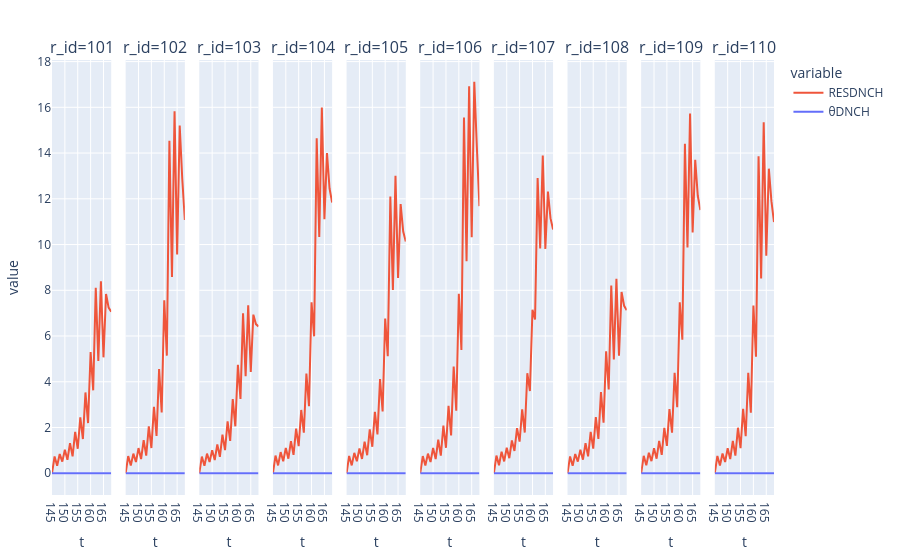

The notebook cell saved with this chart:
### Code cell
ks = [:θDNCH,:RESDNCH]
p1 = plot(stack(out3, ks), x = :t, y = :value, group=:r_id, color =:variable, facet_col = :r_id)

### Figure 1 — Plotly figure (JSON) as saved in the notebook; plotly's stock layout.template omitted (floating-point values rounded to 4 significant figures)
{"data": [{"legendgroup": "RESDNCH", "marker": {"color": "#EF553B"}, "name": "RESDNCH", "showlegend": true, "type": "scatter", "x": [145, 146, 147, 148, 149, 150, 151, 152, 153, 154, 155, 156, 157, 158, 159, 160, 161, 162, 163, 164, 165, 166, 167, 168], "xaxis": "x", "y": [1.592e-12, 0.7329, 0.3302, 0.8389, 0.5076, 1.028, 0.5909, 1.317, 0.7376, 1.805, 1.072, 2.442, 1.496, 3.533, 2.194, 5.295, 3.626, 8.11, 4.913, 8.399, 5.068, 7.837, 7.244, 7.061], "yaxis": "y"}, {"legendgroup": "RESDNCH", "marker": {"color": "#EF553B"}, "name": "RESDNCH", "showlegend": false, "type": "scatter", "x": [145, 146, 147, 148, 149, 150, 151, 152, 153, 154, 155, 156, 157, 158, 159, 160, 161, 162, 163, 164, 165, 166, 167, 168], "xaxis": "x2", "y": [5.684e-13, 0.7507, 0.3363, 0.8567, 0.4885, 1.101, 0.6196, 1.45, 0.7671, 2.051, 1.102, 2.903, 1.628, 4.553, 2.662, 7.568, 5.143, 14.54, 8.577, 15.82, 9.564, 15.21, 12.87, 11.07], "yaxis": "y2"}, {"legendgroup": "RESDNCH", "marker": {"color": "#EF553B"}, "name": "RESDNCH", "showlegend": false, "type": "scatter", "x": [145, 146, 147, 148, 149, 150, 151, 152, 153, 154, 155, 156, 157, 158, 159, 160, 161, 162, 163, 164, 165, 166, 167, 168], "xaxis": "x3", "y": [0, 0.729, 0.3269, 0.8585, 0.4882, 1.01, 0.5784, 1.262, 0.7154, 1.691, 1.012, 2.272, 1.411, 3.242, 2.053, 4.738, 3.251, 6.991, 4.246, 7.341, 4.429, 6.935, 6.522, 6.417], "yaxis": "y3"}, {"legendgroup": "RESDNCH", "marker": {"color": "#EF553B"}, "name": "RESDNCH", "showlegend": false, "type": "scatter", "x": [145, 146, 147, 148, 149, 150, 151, 152, 153, 154, 155, 156, 157, 158, 159, 160, 161, 162, 163, 164, 165, 166, 167, 168], "xaxis": "x4", "y": [0, 0.7714, 0.3424, 0.9253, 0.5221, 1.101, 0.6385, 1.405, 0.8071, 1.951, 1.188, 2.768, 1.77, 4.355, 2.935, 7.473, 5.985, 14.65, 10.33, 15.99, 11.11, 14.0, 12.45, 11.84], "yaxis": "y4"}, {"legendgroup": "RESDNCH", "marker": {"color": "#EF553B"}, "name": "RESDNCH", "showlegend": false, "type": "scatter", "x": [145, 146, 147, 148, 149, 150, 151, 152, 153, 154, 155, 156, 157, 158, 159, 160, 161, 162, 163, 164, 165, 166, 167, 168], "xaxis": "x5", "y": [-3.411e-13, 0.7556, 0.3426, 0.8909, 0.5221, 1.079, 0.6261, 1.385, 0.7881, 1.921, 1.159, 2.687, 1.698, 4.117, 2.7, 6.76, 5.122, 12.1, 8.011, 13.0, 8.543, 11.77, 10.57, 10.14], "yaxis": "y5"}, {"legendgroup": "RESDNCH", "marker": {"color": "#EF553B"}, "name": "RESDNCH", "showlegend": false, "type": "scatter", "x": [145, 146, 147, 148, 149, 150, 151, 152, 153, 154, 155, 156, 157, 158, 159, 160, 161, 162, 163, 164, 165, 166, 167, 168], "xaxis": "x6", "y": [-2.046e-12, 0.7499, 0.3376, 0.8595, 0.4906, 1.108, 0.6224, 1.465, 0.7727, 2.079, 1.113, 2.952, 1.653, 4.666, 2.73, 7.849, 5.392, 15.56, 9.266, 16.92, 10.32, 17.12, 14.27, 11.68], "yaxis": "y6"}, {"legendgroup": "RESDNCH", "marker": {"color": "#EF553B"}, "name": "RESDNCH", "showlegend": false, "type": "scatter", "x": [145, 146, 147, 148, 149, 150, 151, 152, 153, 154, 155, 156, 157, 158, 159, 160, 161, 162, 163, 164, 165, 166, 167, 168], "xaxis": "x7", "y": [-5.684e-13, 0.7705, 0.3474, 0.9449, 0.5183, 1.117, 0.6589, 1.433, 0.9738, 1.972, 1.384, 2.79, 1.78, 4.376, 3.594, 7.151, 6.728, 12.91, 9.83, 13.89, 9.809, 12.31, 11.15, 10.66], "yaxis": "y7"}, {"legendgroup": "RESDNCH", "marker": {"color": "#EF553B"}, "name": "RESDNCH", "showlegend": false, "type": "scatter", "x": [145, 146, 147, 148, 149, 150, 151, 152, 153, 154, 155, 156, 157, 158, 159, 160, 161, 162, 163, 164, 165, 166, 167, 168], "xaxis": "x8", "y": [-7.958e-13, 0.7344, 0.3306, 0.8399, 0.5084, 1.03, 0.592, 1.32, 0.7392, 1.81, 1.076, 2.451, 1.503, 3.552, 2.207, 5.337, 3.661, 8.205, 4.977, 8.503, 5.135, 7.925, 7.318, 7.13], "yaxis": "y8"}, {"legendgroup": "RESDNCH", "marker": {"color": "#EF553B"}, "name": "RESDNCH", "showlegend": false, "type": "scatter", "x": [145, 146, 147, 148, 149, 150, 151, 152, 153, 154, 155, 156, 157, 158, 159, 160, 161, 162, 163, 164, 165, 166, 167, 168], "xaxis": "x9", "y": [-7.958e-13, 0.7611, 0.3459, 0.8967, 0.5302, 1.095, 0.6373, 1.415, 0.805, 1.982, 1.197, 2.804, 1.772, 4.39, 2.892, 7.478, 5.839, 14.41, 9.876, 15.73, 10.53, 13.71, 12.13, 11.5], "yaxis": "y9"}, {"legendgroup": "RESDNCH", "marker": {"color": "#EF553B"}, "name": "RESDNCH", "showlegend": false, "type": "scatter", "x": [145, 146, 147, 148, 149, 150, 151, 152, 153, 154, 155, 156, 157, 158, 159, 160, 161, 162, 163, 164, 165, 166, 167, 168], "xaxis": "x10", "y": [-3.411e-13, 0.7581, 0.3368, 0.8646, 0.4893, 1.091, 0.6203, 1.418, 0.768, 1.989, 1.099, 2.814, 1.619, 4.393, 2.644, 7.332, 5.1, 13.86, 8.518, 15.35, 9.514, 13.32, 11.9, 10.98], "yaxis": "y10"}, {"legendgroup": "θDNCH", "marker": {"color": "#636efa"}, "name": "θDNCH", "showlegend": true, "type": "scatter", "x": [145, 146, 147, 148, 149, 150, 151, 152, 153, 154, 155, 156, 157, 158, 159, 160, 161, 162, 163, 164, 165, 166, 167, 168], "xaxis": "x", "y": [2.355e-14, 9.96e-07, 4.607e-08, 2.472e-08, 1.428e-08, 9.697e-09, 7.267e-09, 5.69e-09, 4.584e-09, 3.797e-09, 3.21e-09, 2.847e-09, 2.552e-09, 2.248e-09, 1.995e-09, 1.786e-09, 1.61e-09, 1.46e-09, 1.331e-09, 1.219e-09, 1.121e-09, 1.035e-09, 9.596e-10, 8.928e-10], "yaxis": "y"}, {"legendgroup": "θDNCH", "marker": {"color": "#636efa"}, "name": "θDNCH", "showlegend": false, "type": "scatter", "x": [145, 146, 147, 148, 149, 150, 151, 152, 153, 154, 155, 156, 157, 158, 159, 160, 161, 162, 163, 164, 165, 166, 167, 168], "xaxis": "x2", "y": [1.829e-14, 7.53e-07, 3.21e-08, 1.853e-08, 1.111e-08, 7.736e-09, 5.877e-09, 4.657e-09, 3.759e-09, 3.104e-09, 2.62e-09, 2.239e-09, 2.034e-09, 1.795e-09, 1.583e-09, 1.411e-09, 1.266e-09, 1.144e-09, 1.039e-09, 9.486e-10, 8.694e-10, 8.002e-10, 7.398e-10, 6.866e-10], "yaxis": "y2"}, {"legendgroup": "θDNCH", "marker": {"color": "#636efa"}, "name": "θDNCH", "showlegend": false, "type": "scatter", "x": [145, 146, 147, 148, 149, 150, 151, 152, 153, 154, 155, 156, 157, 158, 159, 160, 161, 162, 163, 164, 165, 166, 167, 168], "xaxis": "x3", "y": [3.116e-14, 1.459e-06, 5.518e-08, 2.901e-08, 1.665e-08, 1.146e-08, 8.655e-09, 6.851e-09, 5.587e-09, 4.677e-09, 3.98e-09, 3.573e-09, 3.213e-09, 2.856e-09, 2.553e-09, 2.3e-09, 2.085e-09, 1.901e-09, 1.741e-09, 1.601e-09, 1.478e-09, 1.37e-09, 1.274e-09, 1.189e-09], "yaxis": "y3"}, {"legendgroup": "θDNCH", "marker": {"color": "#636efa"}, "name": "θDNCH", "showlegend": false, "type": "scatter", "x": [145, 146, 147, 148, 149, 150, 151, 152, 153, 154, 155, 156, 157, 158, 159, 160, 161, 162, 163, 164, 165, 166, 167, 168], "xaxis": "x4", "y": [3.444e-14, 1.702e-06, 5.435e-08, 2.798e-08, 1.672e-08, 1.179e-08, 9.028e-09, 7.236e-09, 5.961e-09, 5.026e-09, 4.315e-09, 3.852e-09, 3.484e-09, 3.113e-09, 2.791e-09, 2.52e-09, 2.289e-09, 2.09e-09, 1.917e-09, 1.766e-09, 1.632e-09, 1.514e-09, 1.409e-09, 1.317e-09], "yaxis": "y4"}, {"legendgroup": "θDNCH", "marker": {"color": "#636efa"}, "name": "θDNCH", "showlegend": false, "type": "scatter", "x": [145, 146, 147, 148, 149, 150, 151, 152, 153, 154, 155, 156, 157, 158, 159, 160, 161, 162, 163, 164, 165, 166, 167, 168], "xaxis": "x5", "y": [2.911e-14, 1.34e-06, 5.364e-08, 2.894e-08, 1.636e-08, 1.117e-08, 8.402e-09, 6.625e-09, 5.38e-09, 4.487e-09, 3.819e-09, 3.387e-09, 3.053e-09, 2.71e-09, 2.417e-09, 2.172e-09, 1.965e-09, 1.789e-09, 1.636e-09, 1.502e-09, 1.385e-09, 1.282e-09, 1.191e-09, 1.11e-09], "yaxis": "y5"}, {"legendgroup": "θDNCH", "marker": {"color": "#636efa"}, "name": "θDNCH", "showlegend": false, "type": "scatter", "x": [145, 146, 147, 148, 149, 150, 151, 152, 153, 154, 155, 156, 157, 158, 159, 160, 161, 162, 163, 164, 165, 166, 167, 168], "xaxis": "x6", "y": [1.784e-14, 7.328e-07, 3.094e-08, 1.8e-08, 1.084e-08, 7.556e-09, 5.748e-09, 4.564e-09, 3.683e-09, 3.042e-09, 2.567e-09, 2.187e-09, 1.991e-09, 1.755e-09, 1.547e-09, 1.378e-09, 1.236e-09, 1.116e-09, 1.014e-09, 9.249e-10, 8.474e-10, 7.797e-10, 7.205e-10, 6.686e-10], "yaxis": "y6"}, {"legendgroup": "θDNCH", "marker": {"color": "#636efa"}, "name": "θDNCH", "showlegend": false, "type": "scatter", "x": [145, 146, 147, 148, 149, 150, 151, 152, 153, 154, 155, 156, 157, 158, 159, 160, 161, 162, 163, 164, 165, 166, 167, 168], "xaxis": "x7", "y": [3.908e-14, 2.002e-06, 5.616e-08, 2.708e-08, 1.706e-08, 1.229e-08, 9.526e-09, 7.72e-09, 6.422e-09, 5.457e-09, 4.686e-09, 4.254e-09, 3.844e-09, 3.442e-09, 3.1e-09, 2.809e-09, 2.56e-09, 2.345e-09, 2.157e-09, 1.991e-09, 1.845e-09, 1.715e-09, 1.599e-09, 1.496e-09], "yaxis": "y7"}, {"legendgroup": "θDNCH", "marker": {"color": "#636efa"}, "name": "θDNCH", "showlegend": false, "type": "scatter", "x": [145, 146, 147, 148, 149, 150, 151, 152, 153, 154, 155, 156, 157, 158, 159, 160, 161, 162, 163, 164, 165, 166, 167, 168], "xaxis": "x8", "y": [2.353e-14, 9.95e-07, 4.599e-08, 2.47e-08, 1.427e-08, 9.689e-09, 7.262e-09, 5.686e-09, 4.581e-09, 3.795e-09, 3.208e-09, 2.845e-09, 2.55e-09, 2.246e-09, 1.993e-09, 1.784e-09, 1.608e-09, 1.459e-09, 1.33e-09, 1.218e-09, 1.12e-09, 1.034e-09, 9.586e-10, 8.918e-10], "yaxis": "y8"}, {"legendgroup": "θDNCH", "marker": {"color": "#636efa"}, "name": "θDNCH", "showlegend": false, "type": "scatter", "x": [145, 146, 147, 148, 149, 150, 151, 152, 153, 154, 155, 156, 157, 158, 159, 160, 161, 162, 163, 164, 165, 166, 167, 168], "xaxis": "x9", "y": [2.821e-14, 1.287e-06, 5.268e-08, 2.877e-08, 1.617e-08, 1.102e-08, 8.273e-09, 6.515e-09, 5.281e-09, 4.398e-09, 3.739e-09, 3.302e-09, 2.98e-09, 2.644e-09, 2.355e-09, 2.115e-09, 1.912e-09, 1.738e-09, 1.589e-09, 1.458e-09, 1.343e-09, 1.242e-09, 1.153e-09, 1.075e-09], "yaxis": "y9"}, {"legendgroup": "θDNCH", "marker": {"color": "#636efa"}, "name": "θDNCH", "showlegend": false, "type": "scatter", "x": [145, 146, 147, 148, 149, 150, 151, 152, 153, 154, 155, 156, 157, 158, 159, 160, 161, 162, 163, 164, 165, 166, 167, 168], "xaxis": "x10", "y": [2.19e-14, 9.324e-07, 4.113e-08, 2.344e-08, 1.342e-08, 9.212e-09, 6.922e-09, 5.447e-09, 4.391e-09, 3.63e-09, 3.067e-09, 2.648e-09, 2.398e-09, 2.123e-09, 1.878e-09, 1.678e-09, 1.509e-09, 1.367e-09, 1.244e-09, 1.137e-09, 1.044e-09, 9.628e-10, 8.914e-10, 8.285e-10], "yaxis": "y10"}], "layout": {"annotations": [{"font": {"size": 16}, "showarrow": false, "text": "r_id=101", "x": 0.041, "xanchor": "center", "xref": "paper", "y": 1, "yanchor": "bottom", "yref": "paper"}, {"font": {"size": 16}, "showarrow": false, "text": "r_id=102", "x": 0.143, "xanchor": "center", "xref": "paper", "y": 1, "yanchor": "bottom", "yref": "paper"}, {"font": {"size": 16}, "showarrow": false, "text": "r_id=103", "x": 0.245, "xanchor": "center", "xref": "paper", "y": 1, "yanchor": "bottom", "yref": "paper"}, {"font": {"size": 16}, "showarrow": false, "text": "r_id=104", "x": 0.347, "xanchor": "center", "xref": "paper", "y": 1, "yanchor": "bottom", "yref": "paper"}, {"font": {"size": 16}, "showarrow": false, "text": "r_id=105", "x": 0.449, "xanchor": "center", "xref": "paper", "y": 1, "yanchor": "bottom", "yref": "paper"}, {"font": {"size": 16}, "showarrow": false, "text": "r_id=106", "x": 0.551, "xanchor": "center", "xref": "paper", "y": 1, "yanchor": "bottom", "yref": "paper"}, {"font": {"size": 16}, "showarrow": false, "text": "r_id=107", "x": 0.653, "xanchor": "center", "xref": "paper", "y": 1, "yanchor": "bottom", "yref": "paper"}, {"font": {"size": 16}, "showarrow": false, "text": "r_id=108", "x": 0.755, "xanchor": "center", "xref": "paper", "y": 1, "yanchor": "bottom", "yref": "paper"}, {"font": {"size": 16}, "showarrow": false, "text": "r_id=109", "x": 0.857, "xanchor": "center", "xref": "paper", "y": 1, "yanchor": "bottom", "yref": "paper"}, {"font": {"size": 16}, "showarrow": false, "text": "r_id=110", "x": 0.959, "xanchor": "center", "xref": "paper", "y": 1, "yanchor": "bottom", "yref": "paper"}], "legend": {"title": {"text": "variable"}, "tracegroupgap": 0}, "margin": {"b": 50, "l": 50, "r": 50, "t": 60}, "xaxis": {"anchor": "y", "domain": [0, 0.082], "title": {"text": "t"}}, "xaxis10": {"anchor": "y10", "domain": [0.918, 1.0], "title": {"text": "t"}}, "xaxis2": {"anchor": "y2", "domain": [0.102, 0.184], "title": {"text": "t"}}, "xaxis3": {"anchor": "y3", "domain": [0.204, 0.286], "title": {"text": "t"}}, "xaxis4": {"anchor": "y4", "domain": [0.306, 0.388], "title": {"text": "t"}}, "xaxis5": {"anchor": "y5", "domain": [0.408, 0.49], "title": {"text": "t"}}, "xaxis6": {"anchor": "y6", "domain": [0.51, 0.592], "title": {"text": "t"}}, "xaxis7": {"anchor": "y7", "domain": [0.612, 0.694], "title": {"text": "t"}}, "xaxis8": {"anchor": "y8", "domain": [0.714, 0.796], "title": {"text": "t"}}, "xaxis9": {"anchor": "y9", "domain": [0.816, 0.898], "title": {"text": "t"}}, "yaxis": {"anchor": "x", "domain": [0, 1], "title": {"text": "value"}}, "yaxis10": {"anchor": "x10", "domain": [0, 1], "matches": "y", "showticklabels": false}, "yaxis2": {"anchor": "x2", "domain": [0, 1], "matches": "y", "showticklabels": false}, "yaxis3": {"anchor": "x3", "domain": [0, 1], "matches": "y", "showticklabels": false}, "yaxis4": {"anchor": "x4", "domain": [0, 1], "matches": "y", "showticklabels": false}, "yaxis5": {"anchor": "x5", "domain": [0, 1], "matches": "y", "showticklabels": false}, "yaxis6": {"anchor": "x6", "domain": [0, 1], "matches": "y", "showticklabels": false}, "yaxis7": {"anchor": "x7", "domain": [0, 1], "matches": "y", "showticklabels": false}, "yaxis8": {"anchor": "x8", "domain": [0, 1], "matches": "y", "showticklabels": false}, "yaxis9": {"anchor": "x9", "domain": [0, 1], "matches": "y", "showticklabels": false}}}
